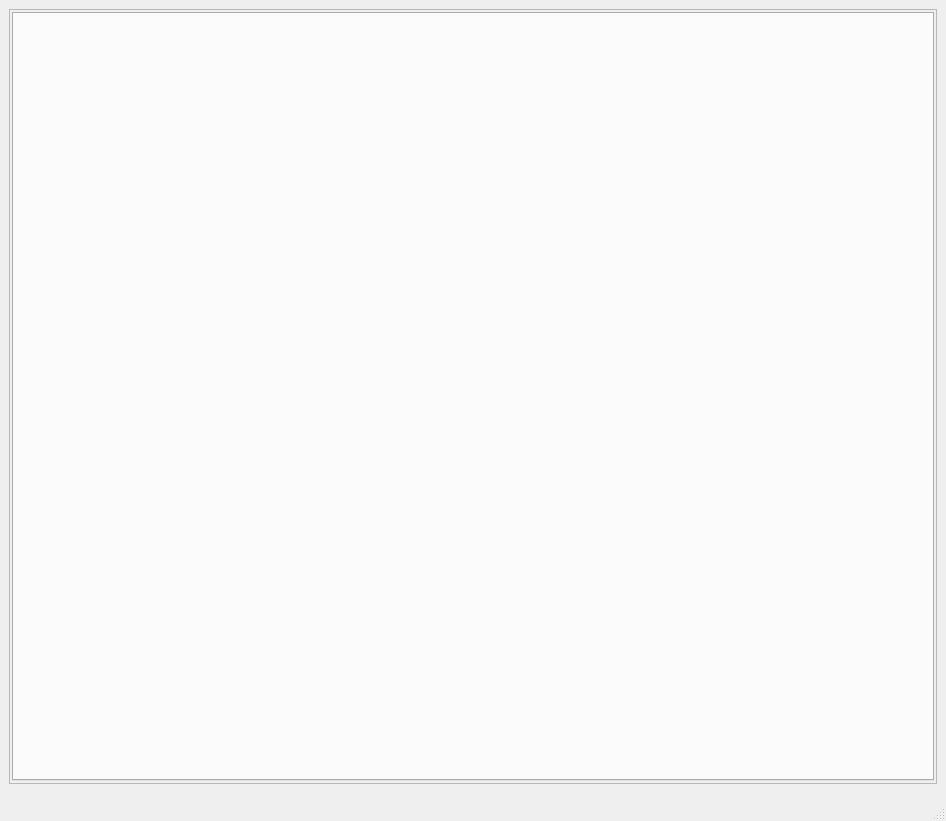
<?xml version="1.0" encoding="UTF-8"?>
<ui version="4.0">
 <class>MainWindow</class>
 <widget class="QMainWindow" name="MainWindow">
  <property name="geometry">
   <rect>
    <x>0</x>
    <y>0</y>
    <width>946</width>
    <height>821</height>
   </rect>
  </property>
  <property name="windowTitle">
   <string>TosunMaster</string>
  </property>
  <widget class="QWidget" name="centralwidget">
   <layout class="QGridLayout" name="gridLayout">
    <item row="0" column="0">
     <widget class="QFrame" name="frame_tabs">
      <property name="frameShape">
       <enum>QFrame::Shape::StyledPanel</enum>
      </property>
      <property name="frameShadow">
       <enum>QFrame::Shadow::Raised</enum>
      </property>
      <layout class="QGridLayout" name="gridLayout_2">
       <property name="leftMargin">
        <number>2</number>
       </property>
       <property name="topMargin">
        <number>2</number>
       </property>
       <property name="rightMargin">
        <number>2</number>
       </property>
       <property name="bottomMargin">
        <number>2</number>
       </property>
       <property name="spacing">
        <number>2</number>
       </property>
       <item row="0" column="0">
        <widget class="QTabWidget" name="tab_sections">
         <property name="sizePolicy">
          <sizepolicy hsizetype="Expanding" vsizetype="Expanding">
           <horstretch>0</horstretch>
           <verstretch>0</verstretch>
          </sizepolicy>
         </property>
         <property name="currentIndex">
          <number>-1</number>
         </property>
        </widget>
       </item>
      </layout>
     </widget>
    </item>
    <item row="1" column="0">
     <widget class="QFrame" name="frame_trace">
      <property name="frameShape">
       <enum>QFrame::Shape::StyledPanel</enum>
      </property>
      <property name="frameShadow">
       <enum>QFrame::Shadow::Raised</enum>
      </property>
     </widget>
    </item>
   </layout>
  </widget>
  <widget class="QStatusBar" name="statusbar"/>
 </widget>
 <resources/>
 <connections/>
</ui>
